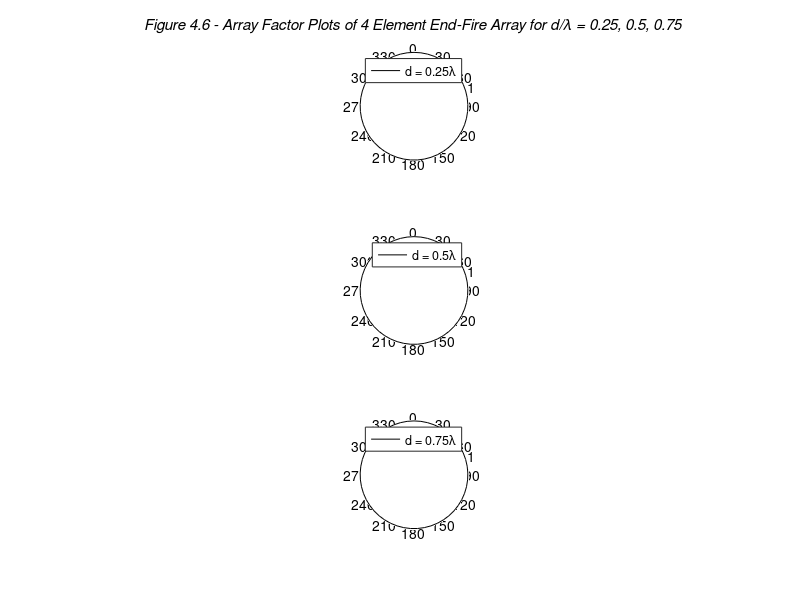

The MATLAB source for this figure:
%%%%%%%%%%%%%%%%%%%%%%%%%%%%%%%%%%%%%%%%%%%%%%%%%%%%%%%%%%%%%%
%%                                                          %%
%%  ******************************************************  %%
%%  * Smart Antennas for Wireless Applications w/ Matlab *  %%
%%  ******************************************************  %%
%%                                                          %%
%% Chapter 4: Fig 4.6                                       %%
%%                                                          %%
%% Author: Frank Gross                                      %%
%% McGraw-Hill, 2005                                        %%
%% Date:  9/6/2004                                          %%
%%                                                          %%
%% This code creates Fig 4.6, a polar plot of a 4 element   %%
%%     End-Fire Array with delta = -kd and d = 0.25lambda,  %% 
%%     0.5lambda, 0.75lambda                                %%
%%%%%%%%%%%%%%%%%%%%%%%%%%%%%%%%%%%%%%%%%%%%%%%%%%%%%%%%%%%%%%      

%%------------------- Define Variables:---------------------%%
% theta - angle (deg)                                        %                                      
% N - number of array elements                               %
% d - element spacing in terms of wavelengths (lambda)       %
% delta - phase difference between two adjacent elements     %
% AF - array factor of N element array                       %
%%----------------------------------------------------------%%

%%-------------------- Given Values ------------------------%%

theta = 0:0.005:2*pi;
N = 4;

%%--------- Determine Array factor for d = 0.25lambda ------%%

d = 0.25;
delta = -2*pi*d;      % end fire
AF = sin(N*pi*d*sin(theta) + N*delta/2)./(N*pi*d*sin(theta) + N*delta/2);

%%------------------- Plot Results -------------------------%%
figure
subplot(311)
polar(theta,abs(AF),'k')
view(90,-90)
legend('d = 0.25\lambda')
title('\bf\itFigure 4.6 - Array Factor Plots of 4 Element End-Fire Array for d/\lambda = 0.25, 0.5, 0.75')

%%-------- Determine Array factor for d = 0.5lambda --------%%

d = 0.5;
delta = -2*pi*d;      % end fire

AF = sin(N*pi*d*sin(theta) + N*delta/2)./(N*pi*d*sin(theta) + N*delta/2);

%%------------------- Plot Results -------------------------%%

subplot(312)
polar(theta,abs(AF)/max(abs(AF)),'k')
view(90,-90)
legend('d = 0.5\lambda')

%%-------- Determine Array factor for d = 0.75lambda -------%%

d = 0.75;
delta = -2*pi*d;      % end fire
AF = sin(N*pi*d*sin(theta) + N*delta/2)./(N*pi*d*sin(theta) + N*delta/2);

%%------------------- Plot Results -------------------------%%

subplot(313)
polar(theta,abs(AF),'k')
view(90,-90)
legend('d = 0.75\lambda')